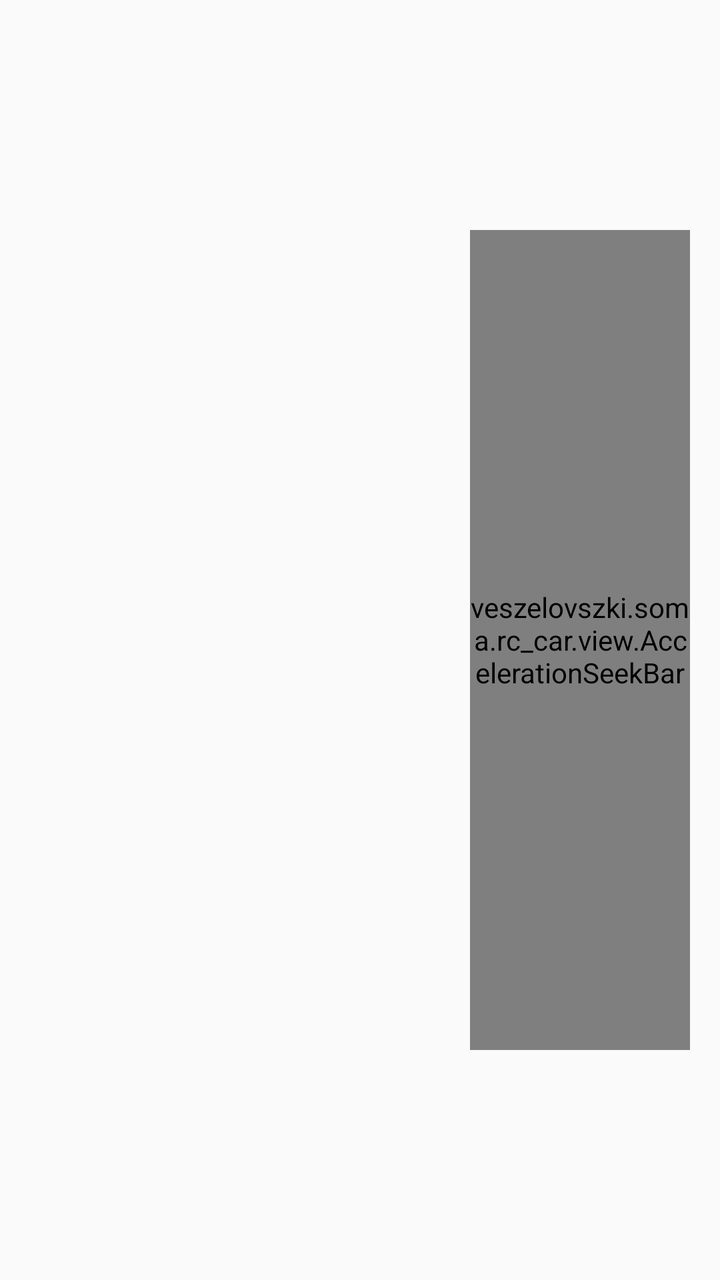
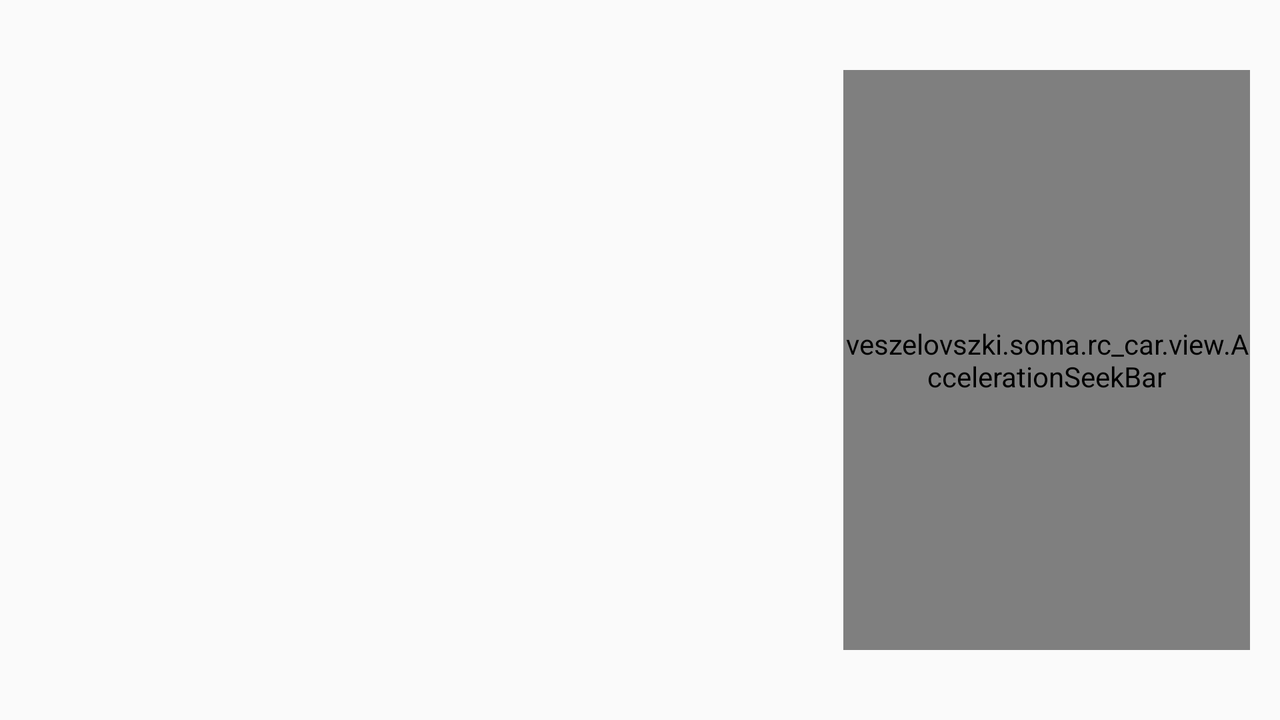

Compare how this app lays out the same screen by default and in its alternative resource folder. The renders come first, then the two layout files and the values they reference.
<!-- AndroidManifest.xml: application theme AppTheme -->
<!-- res/layout/fragment_control_gyroscope.xml -->
<?xml version="1.0" encoding="utf-8"?>
<LinearLayout xmlns:android="http://schemas.android.com/apk/res/android"
    android:orientation="vertical" android:layout_width="match_parent"
    android:layout_height="match_parent">

    <LinearLayout
        android:orientation="horizontal"
        android:id="@+id/control_panel"
        android:layout_width="match_parent"
        android:layout_height="match_parent">

        <RelativeLayout
            android:layout_width="0dp"
            android:layout_weight="2"
            android:layout_height="match_parent" />

        <RelativeLayout
            android:layout_margin="15dp"
            android:layout_width="0dp"
            android:layout_weight="1"
            android:layout_height="match_parent"
            android:orientation="vertical"
            android:paddingTop="100dp"
            android:paddingBottom="100dp">

            <veszelovszki.soma.rc_car.view.AccelerationSeekBar
                android:id="@+id/accelerator_seek_bar"
                android:layout_width="match_parent"
                android:layout_height="match_parent" />
        </RelativeLayout>

    </LinearLayout>

</LinearLayout>
<!-- resources referenced by this layout -->
<resources>
  <style name="AppTheme" parent="Theme.AppCompat.Light.DarkActionBar">
          
          <item name="colorPrimary">@color/colorPrimary</item>
          <item name="colorPrimaryDark">@color/colorPrimaryDark</item>
          <item name="colorAccent">@color/colorAccent</item>
      </style>
  <color name="colorPrimary">#3F51B5</color>
  <color name="colorPrimaryDark">#303F9F</color>
  <color name="colorAccent">#FF4081</color>
</resources>
<!-- res/layout-land/fragment_control_gyroscope.xml (the repository's variant of the layout above) -->
<!-- drawn on the phone turned sideways -->
<?xml version="1.0" encoding="utf-8"?>
<LinearLayout xmlns:android="http://schemas.android.com/apk/res/android"
    android:orientation="vertical" android:layout_width="match_parent"
    android:layout_height="match_parent">

    <LinearLayout
        android:orientation="horizontal"
        android:id="@+id/control_panel"
        android:layout_width="match_parent"
        android:layout_height="match_parent">

        <RelativeLayout
            android:layout_width="0dp"
            android:layout_weight="2"
            android:layout_height="match_parent" />

        <RelativeLayout
            android:layout_margin="15dp"
            android:layout_width="0dp"
            android:layout_weight="1"
            android:layout_height="match_parent"
            android:orientation="vertical"
            android:paddingTop="20dp"
            android:paddingBottom="20dp">

            <RelativeLayout
                android:layout_width="match_parent"
                android:layout_height="wrap_content"
                android:minHeight="100dp">
                <veszelovszki.soma.rc_car.view.AccelerationSeekBar
                    android:id="@+id/accelerator_seek_bar"
                    android:layout_width="match_parent"
                    android:layout_height="match_parent"
                    android:max="@integer/accelerator_maximum"
                    android:progressDrawable="@drawable/accelerator_seekbar_progress"
                    android:minHeight="@dimen/accelerator_min_height"
                    android:maxHeight="@dimen/accelerator_max_height"/>
            </RelativeLayout>

        </RelativeLayout>

    </LinearLayout>

</LinearLayout>
<!-- resources referenced by the variant -->
<!-- as the phone turned sideways resolves them -->
<resources>
  <dimen name="accelerator_max_height">20dip</dimen>
  <dimen name="accelerator_min_height">@dimen/accelerator_max_height</dimen>
  <!-- drawable accelerator_seekbar_progress (drawable) -->
  <?xml version="1.0" encoding="utf-8"?>
  <layer-list xmlns:android="http://schemas.android.com/apk/res/android">
      <item android:id="@android:id/background" android:drawable="@drawable/accelerator_seekbar" />
      <item android:id="@android:id/progress" android:drawable="@drawable/accelerator_seekbar" />
  </layer-list>
  <integer name="accelerator_maximum">100</integer>
  <style name="AppTheme" parent="Theme.AppCompat.Light.DarkActionBar">
          
          <item name="colorPrimary">@color/colorPrimary</item>
          <item name="colorPrimaryDark">@color/colorPrimaryDark</item>
          <item name="colorAccent">@color/colorAccent</item>
      </style>
  <!-- drawable accelerator_seekbar: png bitmap (drawable, 419 bytes) -->
  <color name="colorPrimary">#3F51B5</color>
  <color name="colorPrimaryDark">#303F9F</color>
  <color name="colorAccent">#FF4081</color>
</resources>
